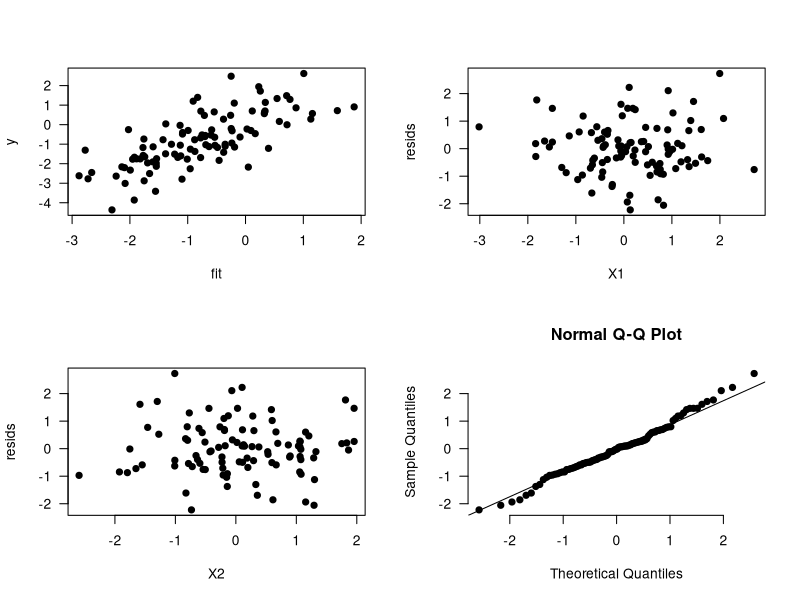

Reproduce this figure in R.
## ---- chunk 1
generate.data <- function(n){
  X = matrix(rnorm(2*n), n, 2)
  epsilon = rnorm(n)
  beta = runif(3, -1, 1) 
  y =cbind(1,X)%*%beta+epsilon
  df = data.frame(y=y, X1 = X[,1], X2 = X[,2])
  return(df)
}

estimate.and.plot <- function(dataframe, ...){
  mdl = lm(y~X1+X2, data=dataframe)
  resids = residuals(mdl)
  fit =  fitted(mdl)
  par(mfrow=c(2,2))
  with(dataframe, { ## Answer a question below about this line
    plot(y~fit, las=1, pch=19,...)
    plot(resids~X1, las=1, pch=19,...)
    plot(resids~X2, las=1, pch=19,...)
    })
  qqnorm(resids, pch=19, bty='n',las=1)
  qqline(resids)
  return(mdl)
}
## ---- chunk 2
# 1. Use this chunk to generate some data with the first function. 
# 2. Estimate the model with the second function.
# 3. Uncomment the code below to include a table with coefficient 
#    estimates (replace mdl with the correct output from the second
#    function).

dataframe = generate.data(100)
mdl = estimate.and.plot(dataframe)
knitr::kable(summary(mdl)$coef, digits=3)
